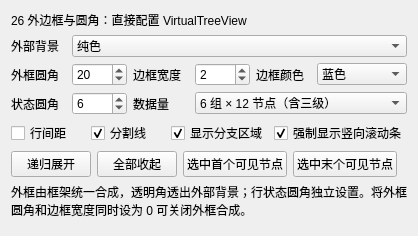
<?xml version="1.0" encoding="UTF-8"?>
<ui version="4.0">
 <class>TreeBorderExample</class>
 <widget class="QWidget" name="TreeBorderExample">
  <layout class="QVBoxLayout" name="pageLayout">
   <item><widget class="QLabel" name="titleLabel">
    <property name="text"><string>26 外边框与圆角：直接配置 VirtualTreeView</string></property>
    <property name="wordWrap"><bool>true</bool></property>
   </widget></item>
   <item><layout class="QGridLayout" name="controlsLayout">
    <item row="0" column="0"><widget class="QLabel" name="backgroundLabel"><property name="text"><string>外部背景</string></property><property name="buddy"><cstring>backgroundCombo</cstring></property></widget></item>
    <item row="0" column="1" colspan="5"><widget class="QComboBox" name="backgroundCombo">
     <item><property name="text"><string>纯色</string></property></item>
     <item><property name="text"><string>渐变</string></property></item>
     <item><property name="text"><string>棋盘格</string></property></item>
    </widget></item>
    <item row="1" column="0"><widget class="QLabel" name="radiusLabel"><property name="text"><string>外框圆角</string></property><property name="buddy"><cstring>radiusSpin</cstring></property></widget></item>
    <item row="1" column="1"><widget class="QSpinBox" name="radiusSpin"><property name="maximum"><number>40</number></property><property name="value"><number>20</number></property></widget></item>
    <item row="1" column="2"><widget class="QLabel" name="widthLabel"><property name="text"><string>边框宽度</string></property><property name="buddy"><cstring>widthSpin</cstring></property></widget></item>
    <item row="1" column="3"><widget class="QSpinBox" name="widthSpin"><property name="maximum"><number>8</number></property><property name="value"><number>2</number></property></widget></item>
    <item row="1" column="4"><widget class="QLabel" name="colorLabel"><property name="text"><string>边框颜色</string></property><property name="buddy"><cstring>colorCombo</cstring></property></widget></item>
    <item row="1" column="5"><widget class="QComboBox" name="colorCombo">
     <item><property name="text"><string>蓝色</string></property></item>
     <item><property name="text"><string>深灰</string></property></item>
     <item><property name="text"><string>粉色</string></property></item>
     <item><property name="text"><string>调色板默认</string></property></item>
    </widget></item>
    <item row="2" column="0"><widget class="QLabel" name="stateLabel"><property name="text"><string>状态圆角</string></property><property name="buddy"><cstring>stateRadiusSpin</cstring></property></widget></item>
    <item row="2" column="1"><widget class="QSpinBox" name="stateRadiusSpin"><property name="maximum"><number>24</number></property><property name="value"><number>6</number></property></widget></item>
    <item row="2" column="2"><widget class="QLabel" name="dataLabel"><property name="text"><string>数据量</string></property><property name="buddy"><cstring>dataCombo</cstring></property></widget></item>
    <item row="2" column="3" colspan="3"><widget class="QComboBox" name="dataCombo">
     <item><property name="text"><string>6 组 × 12 节点（含三级）</string></property></item>
     <item><property name="text"><string>1 组 + 2 个子节点</string></property></item>
     <item><property name="text"><string>1 个根节点</string></property></item>
     <item><property name="text"><string>空模型</string></property></item>
    </widget></item>
   </layout></item>
   <item><layout class="QHBoxLayout" name="togglesLayout">
    <item><widget class="QCheckBox" name="gapsCheck"><property name="text"><string>行间距</string></property></widget></item>
    <item><widget class="QCheckBox" name="linesCheck"><property name="text"><string>分割线</string></property><property name="checked"><bool>true</bool></property></widget></item>
    <item><widget class="QCheckBox" name="branchCheck"><property name="text"><string>显示分支区域</string></property><property name="checked"><bool>true</bool></property></widget></item>
    <item><widget class="QCheckBox" name="scrollBarsCheck"><property name="text"><string>强制显示竖向滚动条</string></property><property name="checked"><bool>true</bool></property></widget></item>
   </layout></item>
   <item><layout class="QHBoxLayout" name="actionsLayout">
    <item><widget class="QPushButton" name="expandButton"><property name="text"><string>递归展开</string></property></widget></item>
    <item><widget class="QPushButton" name="collapseButton"><property name="text"><string>全部收起</string></property></widget></item>
    <item><widget class="QPushButton" name="firstButton"><property name="text"><string>选中首个可见节点</string></property></widget></item>
    <item><widget class="QPushButton" name="lastButton"><property name="text"><string>选中末个可见节点</string></property></widget></item>
    <item><spacer name="actionSpacer"><property name="orientation"><enum>Qt::Horizontal</enum></property><property name="sizeHint" stdset="0"><size><width>10</width><height>1</height></size></property></spacer></item>
   </layout></item>
   <item><widget class="QLabel" name="hintLabel">
    <property name="wordWrap"><bool>true</bool></property>
    <property name="text"><string>外框由框架统一合成，透明角透出外部背景；行状态圆角独立设置。将外框圆角和边框宽度同时设为 0 可关闭外框合成。</string></property>
   </widget></item>
   <item><widget class="QWidget" name="previewHost" native="true"><layout class="QVBoxLayout" name="previewLayout"><property name="leftMargin"><number>0</number></property><property name="topMargin"><number>0</number></property><property name="rightMargin"><number>0</number></property><property name="bottomMargin"><number>0</number></property></layout></widget></item>
  </layout>
 </widget>
 <resources/>
 <connections/>
</ui>
